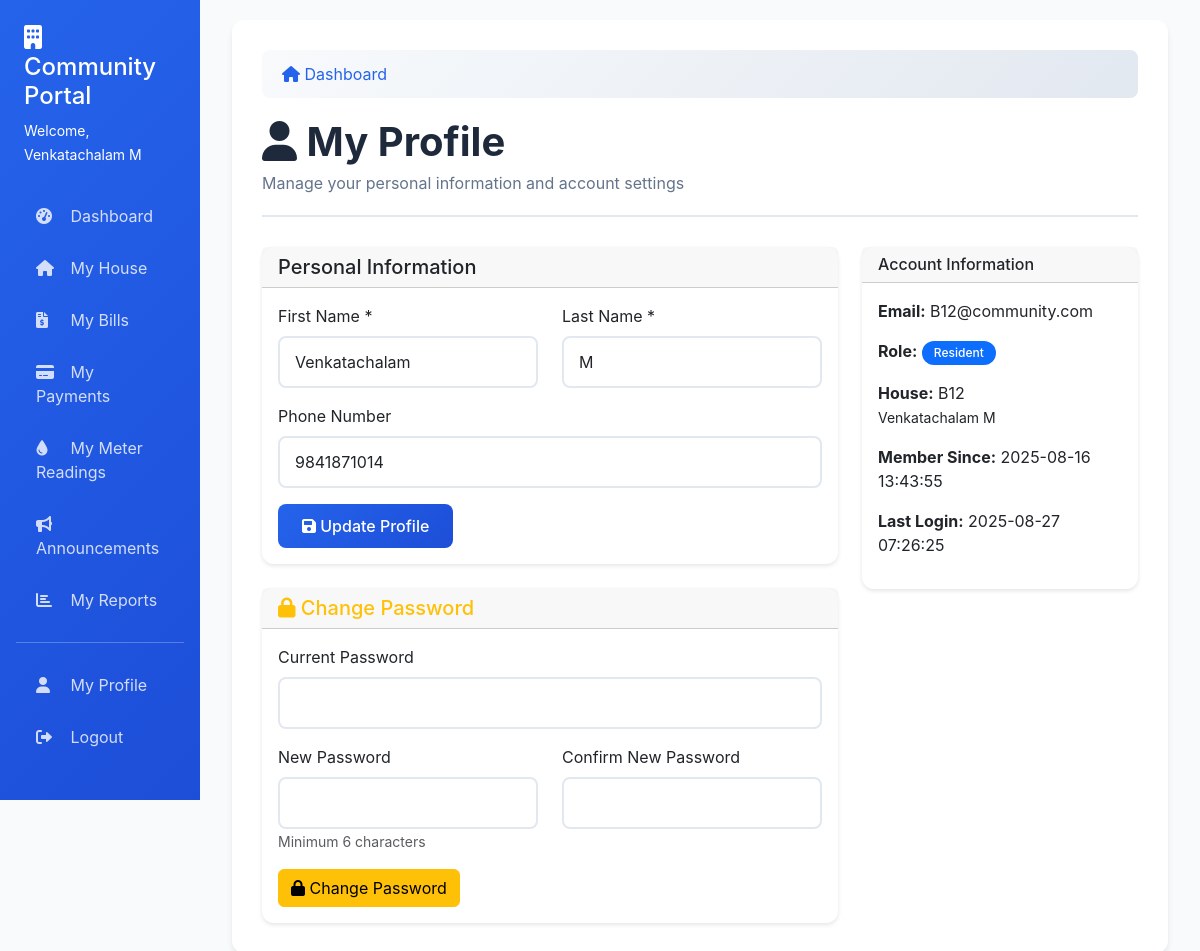
Screenshot of /profile (signed in) with the database file from the repository.
### tables this page shows
CREATE TABLE houses (
                id INTEGER PRIMARY KEY AUTOINCREMENT,
                house_number TEXT UNIQUE NOT NULL,
                owner_name TEXT NOT NULL,
                contact_number TEXT,
                email TEXT,
                address TEXT,
                status TEXT DEFAULT 'occupied',
                created_at TIMESTAMP DEFAULT CURRENT_TIMESTAMP
            );

CREATE TABLE users (
                id INTEGER PRIMARY KEY AUTOINCREMENT,
                email TEXT UNIQUE NOT NULL,
                password_hash TEXT NOT NULL,
                role TEXT NOT NULL DEFAULT 'resident',
                first_name TEXT,
                last_name TEXT,
                phone_number TEXT,
                house_id INTEGER,
                created_at TIMESTAMP DEFAULT CURRENT_TIMESTAMP,
                last_login TIMESTAMP
            );

### app.py (the view)
@app.route('/profile')
@login_required
def profile():
    conn = get_db_connection()
    user = conn.execute('''
        SELECT u.*, h.house_number, h.owner_name
        FROM users u
        LEFT JOIN houses h ON u.house_id = h.id
        WHERE u.id = ?
    ''', (session['user_id'],)).fetchone()
    conn.close()
    return render_template('profile.html', user=user)

### app.py (called while the page is built)
def get_db_connection():
    conn = sqlite3.connect(DATABASE)
    conn.row_factory = sqlite3.Row
    return conn

def login_required(f):
    @wraps(f)
    def decorated_function(*args, **kwargs):
        if 'user_id' not in session:
            return redirect(url_for('login'))
        return f(*args, **kwargs)
    return decorated_function

### templates/profile.html (shortened to what this page needs)
{% extends "base.html" %}
{% block content %}
<div class="page-header">
    <h1><i class="fas fa-user"></i> My Profile</h1>
    <p>Manage your personal information and account settings</p>
</div>
<div class="row">
    <div class="col-md-8">
        <div class="card">
            <div class="card-header">
                <h5 class="mb-0">Personal Information</h5>
            </div>
            <div class="card-body">
                <form method="POST" action="{{ url_for('update_profile') }}">
                    <div class="row">
                        <div class="col-md-6">
                            <div class="mb-3">
                                <label for="first_name" class="form-label">First Name *</label>
                                <input type="text" class="form-control" id="first_name" name="first_name" value="{{ user.first_name }}" required>
                            </div>
                        </div>
                        <div class="col-md-6">
                            <div class="mb-3">
                                <label for="last_name" class="form-label">Last Name *</label>
                                <input type="text" class="form-control" id="last_name" name="last_name" value="{{ user.last_name }}" required>
                            </div>
                        </div>
                    </div>
                    <div class="mb-3">
                        <label for="phone_number" class="form-label">Phone Number</label>
                        <input type="tel" class="form-control" id="phone_number" name="phone_number" value="{{ user.phone_number or '' }}">
                    </div>
                    <button type="submit" class="btn btn-primary">
                        <i class="fas fa-save"></i> Update Profile
                    </button>
                </form>
            </div>
        </div>
        <div class="card mt-4">
            <div class="card-header">
                <h5 class="mb-0 text-warning"><i class="fas fa-lock"></i> Change Password</h5>
            </div>
            <div class="card-body">
                <form method="POST" action="{{ url_for('change_password') }}">
                    <div class="mb-3">
                        <label for="current_password" class="form-label">Current Password</label>
                        <input type="password" class="form-control" id="current_password" name="current_password" required>
                    </div>
                    <div class="row">
                        <div class="col-md-6">
                            <div class="mb-3">
                                <label for="new_password" class="form-label">New Password</label>
                                <input type="password" class="form-control" id="new_password" name="new_password" required minlength="6">
                                <small class="form-text text-muted">Minimum 6 characters</small>
                            </div>
                        </div>
                        <div class="col-md-6">
                            <div class="mb-3">
                                <label for="confirm_password" class="form-label">Confirm New Password</label>
                                <input type="password" class="form-control" id="confirm_password" name="confirm_password" required minlength="6">
                            </div>
                        </div>
                    </div>
                    <button type="submit" class="btn btn-warning">
                        <i class="fas fa-lock"></i> Change Password
                    </button>
                </form>
            </div>
        </div>
    </div>
    <div class="col-md-4">
        <div class="card">
            <div class="card-header">
                <h6 class="mb-0">Account Information</h6>
            </div>
            <div class="card-body">
                <p><strong>Email:</strong> {{ user.email }}</p>
                <p><strong>Role:</strong>
                    {% if user.role == 'admin' %}
                        <span class="badge bg-danger">Admin</span>
                    {% else %}
                        <span class="badge bg-primary">Resident</span>
                    {% endif %}
                </p>
                {% if user.house_number %}
                <p><strong>House:</strong> {{ user.house_number }}<br>
                   <small>{{ user.owner_name }}</small></p>
                {% else %}
                <p><strong>House:</strong> <span class="text-muted">Not assigned</span></p>
                {% endif %}
                <p><strong>Member Since:</strong> {{ user.created_at }}</p>
                <p><strong>Last Login:</strong> {{ user.last_login or 'Never' }}</p>
            </div>
        </div>
    </div>
</div>
{% endblock %}

### templates/base.html (shortened to what this page needs)
<!DOCTYPE html>
<html lang="en">
<head>
    <link href="https://cdnjs.cloudflare.com/ajax/libs/bootstrap/5.3.0/css/bootstrap.min.css" rel="stylesheet">
    <link href="https://cdnjs.cloudflare.com/ajax/libs/font-awesome/6.0.0/css/all.min.css" rel="stylesheet">
</head>
<body>
    <div class="container-fluid">
        <div class="row">
            {% if session.user_id %}
            <div class="col-md-3 col-lg-2 px-0">
                <div class="sidebar">
                    <div class="p-4">
                        <h4><i class="fas fa-building"></i> Community Portal</h4>
                        <small>Welcome, {{ session.user_name }}</small>
                    </div>
                    <nav class="nav flex-column px-3">
                        <a class="nav-link" href="{{ url_for('dashboard') }}">
                            <i class="fas fa-tachometer-alt"></i> Dashboard
                        </a>
                        {% if session.user_role == 'admin' %}
                        <a class="nav-link" href="{{ url_for('houses') }}">
                            <i class="fas fa-home"></i> Houses
                        </a>
                        <a class="nav-link" href="{{ url_for('users') }}">
                            <i class="fas fa-users"></i> Users
                        </a>
                        <a class="nav-link" href="{{ url_for('bills') }}">
                            <i class="fas fa-file-invoice-dollar"></i> Bills
                        </a>
                        <a class="nav-link" href="{{ url_for('payments') }}">
                            <i class="fas fa-credit-card"></i> Payments
                        </a>
                        <a class="nav-link" href="{{ url_for('meter_readings') }}">
                            <i class="fas fa-tint"></i> Meter Readings
                        </a>
                        <a class="nav-link" href="{{ url_for('announcements') }}">
                            <i class="fas fa-bullhorn"></i> Announcements
                        </a>
                        <a class="nav-link" href="{{ url_for('reports') }}">
                            <i class="fas fa-chart-bar"></i> Reports
                        </a>
                        {% else %}
                        <a class="nav-link" href="{{ url_for('houses') }}">
                            <i class="fas fa-home"></i> My House
                        </a>
                        <a class="nav-link" href="{{ url_for('bills') }}">
                            <i class="fas fa-file-invoice-dollar"></i> My Bills
                        </a>
                        <a class="nav-link" href="{{ url_for('payments') }}">
                            <i class="fas fa-credit-card"></i> My Payments
                        </a>
                        <a class="nav-link" href="{{ url_for('meter_readings') }}">
                            <i class="fas fa-tint"></i> My Meter Readings
                        </a>
                        <a class="nav-link" href="{{ url_for('announcements') }}">
                            <i class="fas fa-bullhorn"></i> Announcements
                        </a>
                        <a class="nav-link" href="{{ url_for('reports') }}">
                            <i class="fas fa-chart-bar"></i> My Reports
                        </a>
                        {% endif %}
                        <hr class="text-white">
                        <a class="nav-link" href="{{ url_for('profile') }}">
                            <i class="fas fa-user"></i> My Profile
                        </a>
                        <a class="nav-link" href="{{ url_for('logout') }}" onclick="return confirmLogout()">
                            <i class="fas fa-sign-out-alt"></i> Logout
                        </a>
                    </nav>
                </div>
            </div>
            <div class="col-md-9 col-lg-10">
                <div class="main-content">
                    {% block breadcrumb %}
                    <nav aria-label="breadcrumb">
                        <ol class="breadcrumb">
                            <li class="breadcrumb-item">
                                <a href="{{ url_for('dashboard') }}">
                                    <i class="fas fa-home"></i> Dashboard
                                </a>
                            </li>
                        </ol>
                    </nav>
                    {% endblock %}
                    {% block content %}{% endblock %}
                </div>
            </div>
            {% else %}
            <div class="col-12">
                {% block login_content %}{% endblock %}
            </div>
            {% endif %}
        </div>
    </div>
    <link rel="stylesheet" href="https://cdnjs.cloudflare.com/ajax/libs/sweetalert2/11.10.5/sweetalert2.min.css">
</body>
</html>

### templates/base.html (style rules this page uses)
:root { --primary-color: #2563eb; --secondary-color: #64748b; --success-color: #059669; --danger-color: #dc2626; --warning-color: #d97706; --info-color: #0891b2; --light-bg: #f8fafc; --dark-bg: #1e293b; }
body { background-color: var(--light-bg); font-family: 'Inter', -apple-system, BlinkMacSystemFont, sans-serif; }
.sidebar { min-height: 100vh; background: linear-gradient(135deg, var(--primary-color), #1d4ed8); color: white; transition: all 0.3s ease; }
.sidebar .nav-link { color: rgba(255, 255, 255, 0.8); padding: 12px 20px; margin: 2px 0; border-radius: 8px; transition: all 0.3s ease; }
.sidebar .nav-link i { width: 20px; margin-right: 10px; }
.main-content { background-color: white; border-radius: 12px; box-shadow: 0 4px 6px -1px rgba(0, 0, 0, 0.1); margin: 20px; padding: 30px; }
.card { border: none; border-radius: 12px; box-shadow: 0 2px 4px rgba(0, 0, 0, 0.1); transition: all 0.3s ease; }
.btn-primary { background: linear-gradient(135deg, var(--primary-color), #1d4ed8); border: none; border-radius: 8px; padding: 10px 24px; font-weight: 500; transition: all 0.3s ease; }
.badge { padding: 6px 12px; border-radius: 20px; font-weight: 500; }
.form-control, .form-select { border-radius: 8px; border: 2px solid #e2e8f0; padding: 12px 15px; transition: all 0.3s ease; }
.page-header { margin-bottom: 30px; padding-bottom: 20px; border-bottom: 2px solid #e2e8f0; }
.page-header h1 { color: #1e293b; font-weight: 700; margin-bottom: 5px; }
.page-header p { color: var(--secondary-color); margin: 0; }
.breadcrumb { background: linear-gradient(135deg, #f8fafc 0%, #e2e8f0 100%); border-radius: 8px; padding: 12px 20px; margin-bottom: 20px; }
.breadcrumb-item a { color: var(--primary-color); text-decoration: none; }

### rows the page displays
houses: user_name "Venkatachalam M", house_number "B12", owner_name "Venkatachalam M"
users: first_name "Venkatachalam", last_name "M", phone_number "9841871014", email "B12@community.com", created_at "2025-08-16 13:43:55", last_login "2025-08-27 07:26:25"
